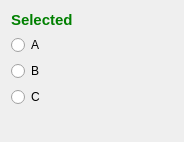
<?xml version="1.0" encoding="UTF-8"?>
<ui version="4.0">
 <class>Dialog</class>
 <widget class="QDialog" name="Dialog">
  <property name="geometry">
   <rect>
    <x>0</x>
    <y>0</y>
    <width>184</width>
    <height>142</height>
   </rect>
  </property>
  <property name="windowTitle">
   <string>Dialog</string>
  </property>
  <property name="styleSheet">
   <string notr="true">QLabel{
color:green
}</string>
  </property>
  <layout class="QVBoxLayout" name="verticalLayout_3">
   <item>
    <layout class="QVBoxLayout" name="verticalLayout_2">
     <item>
      <widget class="QLabel" name="label_inse">
       <property name="font">
        <font>
         <pointsize>11</pointsize>
         <bold>true</bold>
        </font>
       </property>
       <property name="styleSheet">
        <string notr="true">Qlabel{

color:green
}</string>
       </property>
       <property name="text">
        <string>Selected</string>
       </property>
      </widget>
     </item>
     <item>
      <layout class="QVBoxLayout" name="verticalLayout">
       <item>
        <widget class="QRadioButton" name="radioButton">
         <property name="text">
          <string>A</string>
         </property>
        </widget>
       </item>
       <item>
        <widget class="QRadioButton" name="radioButton_2">
         <property name="text">
          <string>B</string>
         </property>
        </widget>
       </item>
       <item>
        <widget class="QRadioButton" name="radioButton_3">
         <property name="text">
          <string>C</string>
         </property>
        </widget>
       </item>
      </layout>
     </item>
    </layout>
   </item>
   <item>
    <widget class="QLabel" name="label_select">
     <property name="font">
      <font>
       <pointsize>11</pointsize>
       <bold>true</bold>
      </font>
     </property>
     <property name="text">
      <string/>
     </property>
    </widget>
   </item>
  </layout>
 </widget>
 <resources/>
 <connections/>
</ui>
